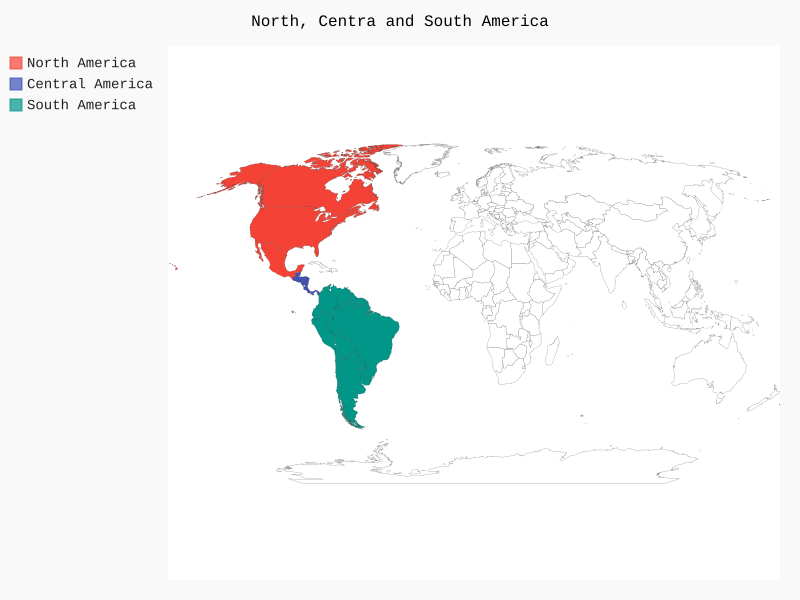

Here is the Python script that generated this plot:
from pygal.maps.world import World 

wm = World()
wm.title = 'North, Centra and South America'

wm.add('North America', ['ca', 'mx', 'us'])
wm.add('Central America', ['bz', 'cr', 'gt', 'hn', 'ni', 'pa', 'sv'])
wm.add('South America', ['ar', 'bo', 'br', 'cl', 'co', 'ec', 'gf',
	'gy', 'pe', 'py', 'sr', 'uy', 've'])

wm.render_to_file('americas.svg')
